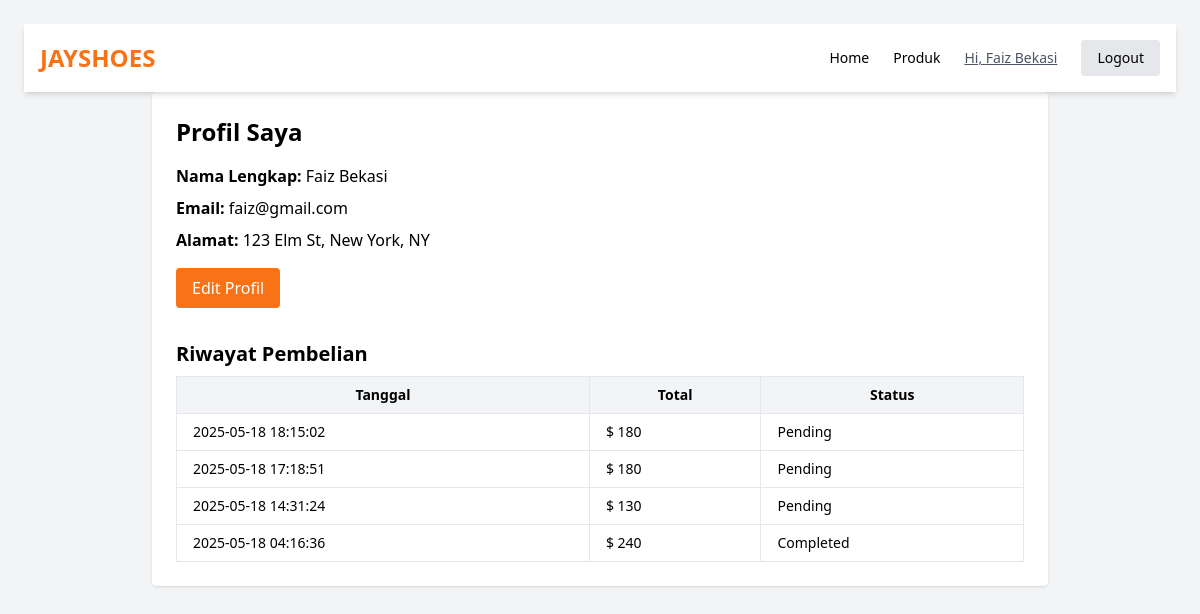
Page /profile.php (signed in) on the committed database.
### tables this page shows
CREATE TABLE `users` (
  `user_id` int(11) NOT NULL,
  `full_name` varchar(150) NOT NULL,
  `email` varchar(150) NOT NULL,
  `password_hash` varchar(255) NOT NULL,
  `address` text DEFAULT NULL,
  `created_at` timestamp NOT NULL DEFAULT current_timestamp()
);

CREATE TABLE `orders` (
  `order_id` int(11) NOT NULL,
  `user_id` int(11) NOT NULL,
  `order_date` timestamp NOT NULL DEFAULT current_timestamp(),
  `total_amount` decimal(10,2) DEFAULT NULL,
  `status` varchar(50) DEFAULT 'Pending'
);

### profile.php (the view, shortened to what this page needs)
<?php
require 'koneksi.php';
$user_id = $_SESSION['id'];
$stmt = $conn->prepare("SELECT full_name, email, address FROM users WHERE user_id = ?");
$stmt->bind_param("i", $user_id);
$stmt->execute();
$user = $stmt->get_result()->fetch_assoc();
$history = $conn->query("SELECT * FROM orders WHERE user_id = $user_id ORDER BY order_date DESC");
?>
<!DOCTYPE html>
<html lang="id">
<head>
  <script src="https://cdn.tailwindcss.com"></script>
</head>
<body class="bg-gray-100 p-6">
<header class="bg-white shadow-md sticky top-0 z-50">
  <div class="max-w-7xl mx-auto px-4 py-4 flex justify-between items-center">
    <div class="text-orange-500 text-2xl font-bold">JAYSHOES</div>
    <nav class="space-x-6 text-sm font-medium flex items-center">
      <a href="index.php" class="hover:text-orange-500 <?= basename($_SERVER['PHP_SELF']) === 'index.php' ? 'text-orange-500 font-bold' : '' ?>">Home</a>
      <a href="produk.php" class="hover:text-orange-500 <?= basename($_SERVER['PHP_SELF']) === 'produk.php' ? 'text-orange-500 font-bold' : '' ?>">Produk</a>
      <a href="profile.php" class="text-gray-600 hover:text-orange-500 underline">
        Hi, <?= htmlspecialchars($user['full_name']) ?>
      </a>
      <a href="logout.php" class="px-4 py-2 bg-gray-200 hover:bg-gray-300 rounded">
        Logout
      </a>
    </nav>
  </div>
</header>
<div class="max-w-4xl mx-auto bg-white p-6 rounded shadow">
  <h1 class="text-2xl font-bold mb-4">Profil Saya</h1>
  <div class="space-y-2 mb-4">
    <p><strong>Nama Lengkap:</strong> <?= htmlspecialchars($user['full_name']) ?></p>
    <p><strong>Email:</strong> <?= htmlspecialchars($user['email']) ?></p>
    <p><strong>Alamat:</strong> <?= htmlspecialchars($user['address']) ?></p>
  </div>
  <button onclick="document.getElementById('editModal').classList.remove('hidden')"
          class="px-4 py-2 bg-orange-500 text-white rounded hover:bg-orange-600">
    Edit Profil
  </button>
  <h2 class="text-xl font-semibold mt-8 mb-2">Riwayat Pembelian</h2>
  <div class="overflow-x-auto">
    <table class="w-full table-auto border-collapse border border-gray-300 text-sm">
      <thead class="bg-gray-100">
        <tr>
          <th class="border px-4 py-2">Tanggal</th>
          <th class="border px-4 py-2">Total</th>
          <th class="border px-4 py-2">Status</th>
        </tr>
      </thead>
      <tbody>
        <?php while ($row = $history->fetch_assoc()): ?>
          <tr>
            <td class="border px-4 py-2"><?= htmlspecialchars($row['order_date']) ?></td>
            <td class="border px-4 py-2">$ <?= number_format($row['total_amount'], 0, ',', '.') ?></td>
            <td class="border px-4 py-2"><?= htmlspecialchars($row['status']) ?></td>
          </tr>
        <?php endwhile; ?>
      </tbody>
    </table>
  </div>
</div>
</body>
</html>

### rows in the picture
users: full_name "Faiz Bekasi", email "faiz@gmail.com", address "123 Elm St, New York, NY"
orders: order_date "2025-05-18 18:15:02", total_amount "180", status "Pending"
orders: order_date "2025-05-18 17:18:51", total_amount "180", status "Pending"
orders: order_date "2025-05-18 14:31:24", total_amount "130", status "Pending"
orders: order_date "2025-05-18 04:16:36", total_amount "240", status "Completed"
